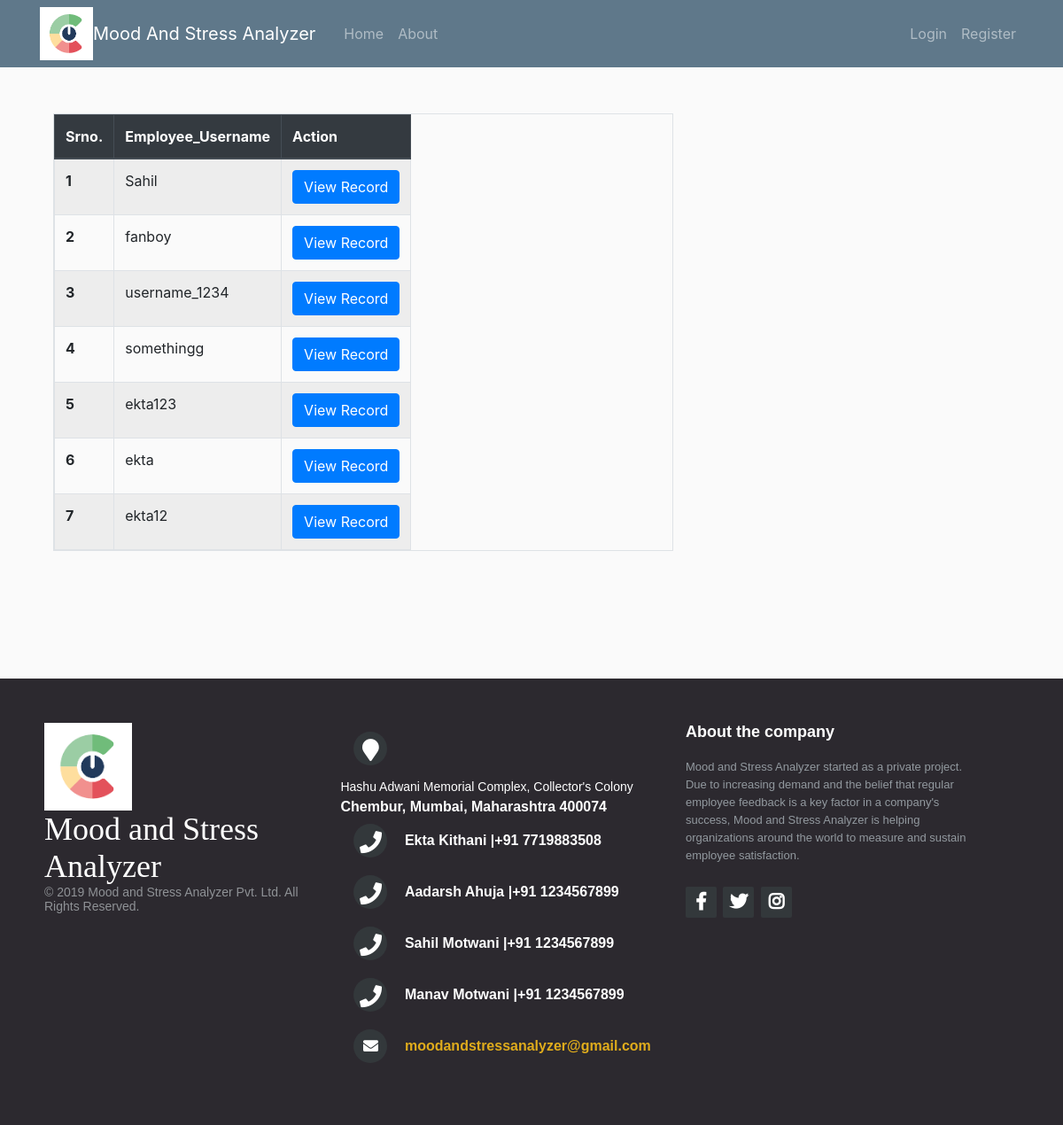
Page /blog/dashboard/ on the earlier database version.
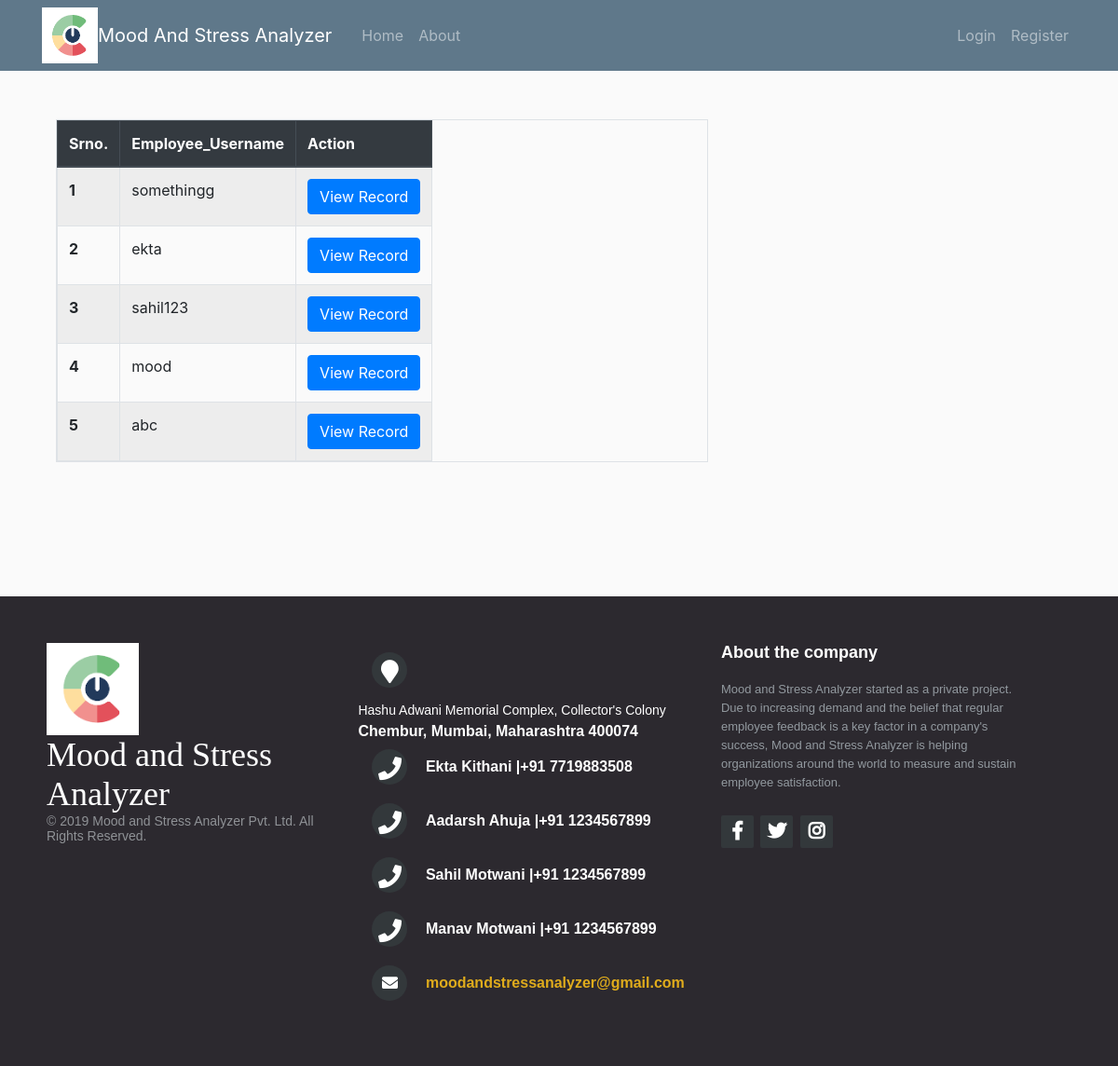
Same page on the later database version.
### users/models.py (models this page shows, shortened)
class Profile(models.Model):
    user=models.OneToOneField(User,on_delete=models.CASCADE)
    image=models.ImageField(default='default.jpg',upload_to='profile_pics')
    city = models.CharField("City", max_length=50, blank=True)
    state = models.CharField("State", max_length=50, blank=True)
    country = models.CharField("Country", max_length=50, blank=True)
    GENDER_CHOICES = (('M', 'Male'),('F', 'Female'),)
    gender = models.CharField(default='M',max_length=1, choices=GENDER_CHOICES)
    primary_mobile = models.IntegerField(null = True,validators=[MinValueValidator(1000000000),MaxValueValidator(9999999999)])
    date_Of_birth = models.DateField(null = True, blank = True)
    def __str__(self):
        return '{} Profile'.format(self.user.username)

### blog/views.py (the view)
# urls.py: path('dashboard/',views.dashboard,name="blog-dashboard"),
def dashboard(request):
    all_employees = Profile.objects.all()
    print(all_employees)
    le = list(all_employees)
    print(le)
    for i in le:
        print(i)
        print(i.user)
    return render(request, 'blog/dashboard.html',{'employees':all_employees})

### blog/templates/blog/dashboard.html (shortened to what this page needs)
{% extends "blog/base.html" %}
{%block content%}
{% include "blog/navbar.html" %}
<div class="container-fluid mt-5">
    <table class="table table-striped table table-bordered  table-hover table-responsive mt-5" >
      <thead class="thead-dark">
        <tr>
          <th scope="col">Srno.</th>
          <th scope="col">Employee_Username</th>
          <th colspan="10">Action</th>
        </tr>
      </thead>
      <tbody>
        {% for employee in employees %}
          <tr>
            <th scope="row">{{forloop.counter}}</th>
            <td>{{ employee.user }}</td>
            <td><a href="" class="btn btn-primary">View Record</a></td>
          </tr>
        {% endfor %}
      </tbody>
    </table>
    {% include "blog/paginate.html" %}
  {%endblock content%}

Differences in the rows shown:
removed Profile: user "Sahil"
removed Profile: user "fanboy"
removed Profile: user "username_1234"
removed Profile: user "ekta123"
removed Profile: user "ekta12"
added Profile: user "sahil123"
added Profile: user "mood"
added Profile: user "abc"
